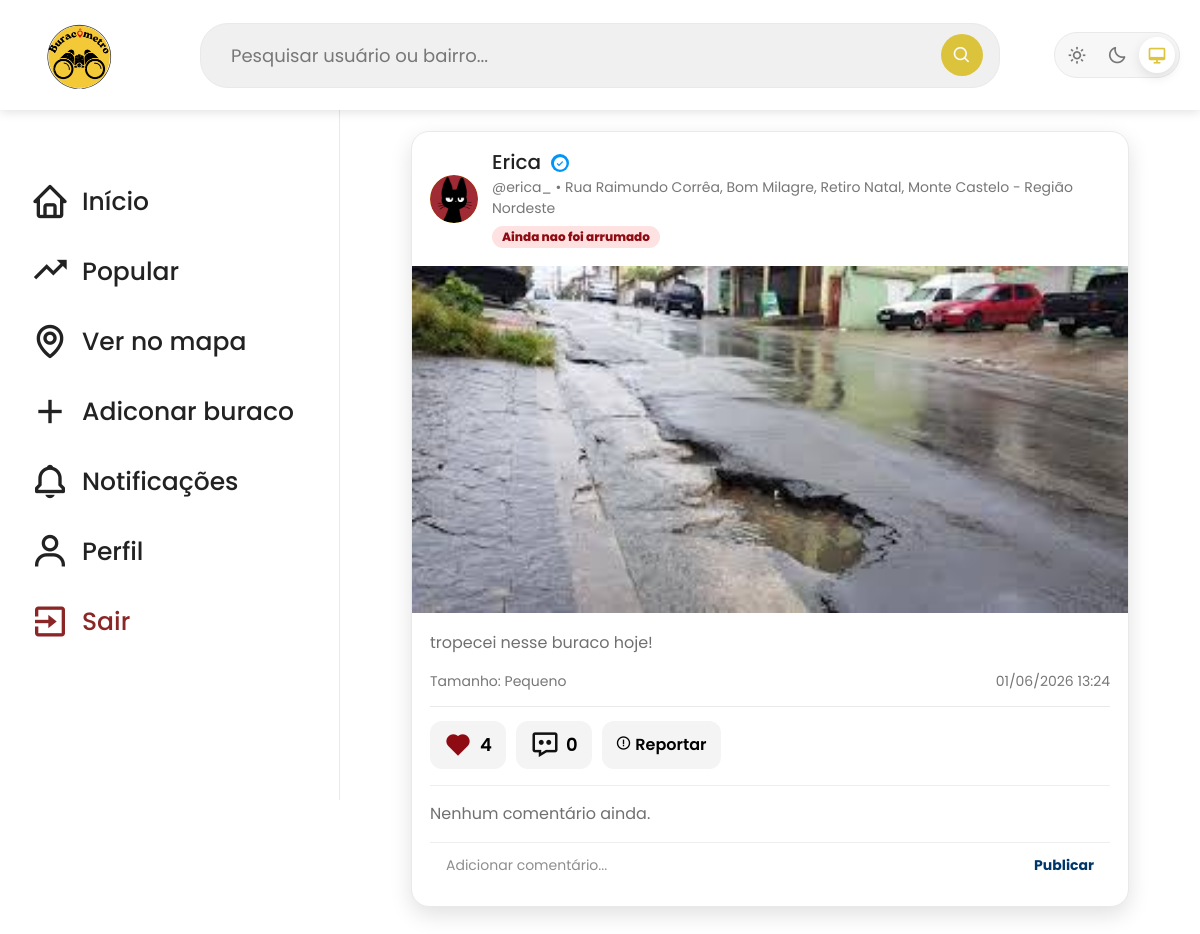
Before: /buracos/detalhe/38/ (signed in) with the older database file.
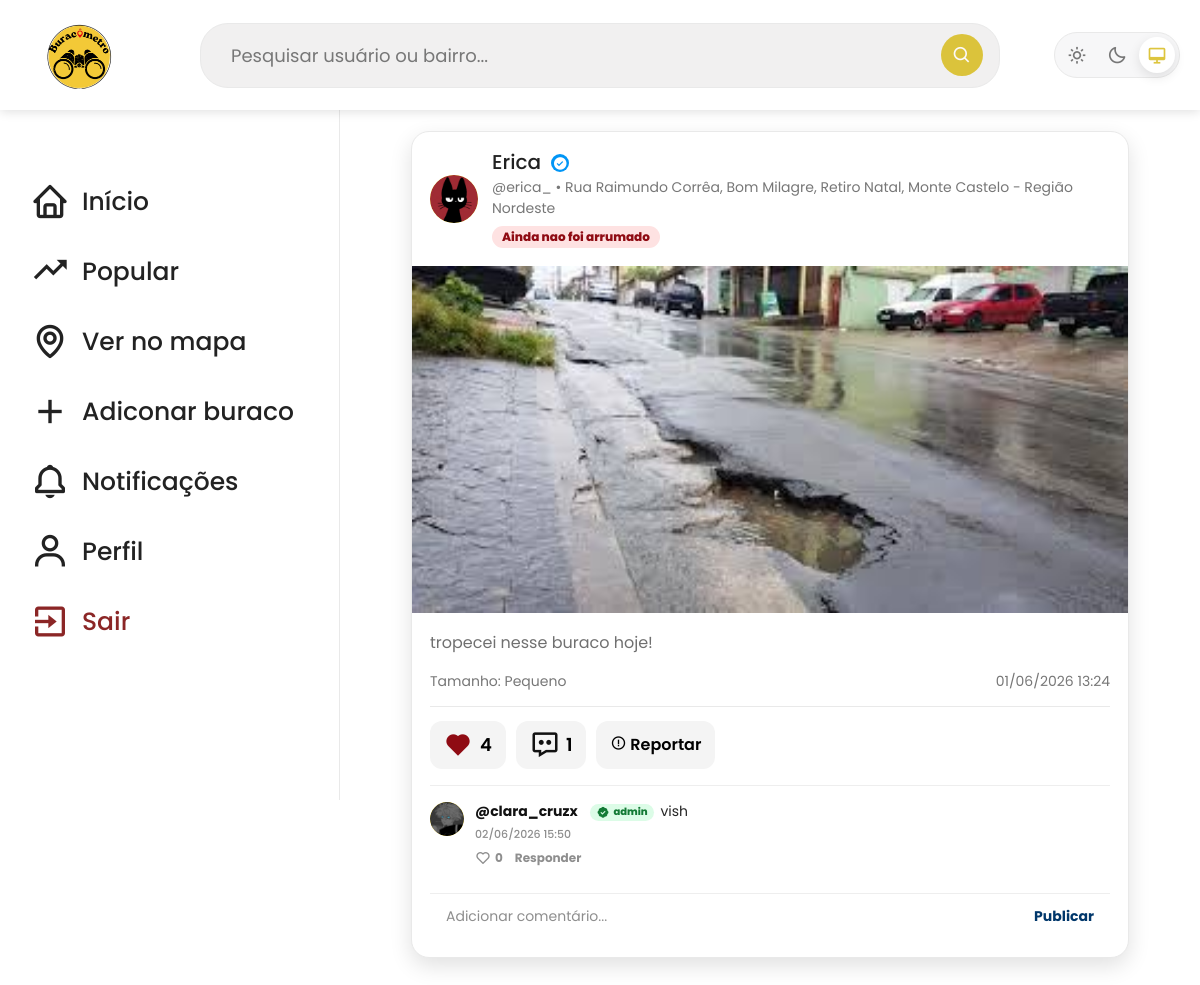
After: the same page with the newer database file.
### buracos/models.py (models this page shows, shortened)
class Buraco(models.Model):
    STATUS_NAO_ARRUMADO = "nao_arrumado"
    STATUS_EM_OBRA = "em_obra"
    STATUS_ARRUMADO = "arrumado"
    STATUS_CHOICES = [
        (STATUS_NAO_ARRUMADO, "Ainda nao foi arrumado"),
        (STATUS_EM_OBRA, "Em obra"),
        (STATUS_ARRUMADO, "Ja arrumado"),
    ]
    titulo = models.CharField(max_length=255)
    descricao = models.TextField()
    local = models.CharField(max_length=255)
    endereco = models.CharField(max_length=255)
    url_imagem = models.URLField(blank=True, null=True)
    imagem = models.ImageField(upload_to='buracos/', null=True, blank=True)
    tamanho = models.SmallIntegerField(default=1)
    status = models.CharField(
        max_length=20,
        choices=STATUS_CHOICES,
        default=STATUS_NAO_ARRUMADO
    )
    data_atual = models.DateTimeField(auto_now_add=True)
    created_at = models.DateTimeField(auto_now_add=True)  # Data e hora de criação (preenchido automaticamente)
    updated_at = models.DateTimeField(auto_now=True)  # Data e hora de última atualização (atualizado automaticamente)
    usuario = models.ForeignKey(settings.AUTH_USER_MODEL, on_delete=models.CASCADE, null=True, blank=True)
    @property
    def tamanho_nome(self):
        tamanhos = {
            1: "Pequeno",
            2: "Médio",
            3: "Grande",
            4: "Gigante",
        }
        return tamanhos.get(self.tamanho, "Pequeno")
    @property
    def status_nome(self):
        return dict(self.STATUS_CHOICES).get(self.status, "Ainda nao foi arrumado")
    @property
    def status_classe(self):
        return self.status.replace("_", "-")
    class Meta:
        indexes = [
            models.Index(fields=["-created_at"], name="buraco_created_idx"),
            models.Index(fields=["status", "-created_at"], name="buraco_status_created_idx"),
            models.Index(fields=["usuario", "-created_at"], name="buraco_usuario_created_idx"),
        ]

class Comentario(models.Model):
    usuario = models.ForeignKey(
        settings.AUTH_USER_MODEL,
        on_delete=models.CASCADE
    )
    buraco = models.ForeignKey(
        Buraco,
        on_delete=models.CASCADE,
        related_name="comentarios"
    )
    texto = models.TextField()
    resposta_de = models.ForeignKey(
        "self",
        on_delete=models.CASCADE,
        related_name="respostas",
        null=True,
        blank=True
    )
    created_at = models.DateTimeField(auto_now_add=True)
    class Meta:
        indexes = [
            models.Index(fields=["buraco", "resposta_de", "created_at"], name="coment_buraco_resp_idx"),
        ]

### usuarios/models.py (models this page shows, shortened)
class CustomUser(AbstractUser):
    date_of_birth = models.DateField(null=True, blank=True)
    name = models.CharField(max_length=255, null=True, blank=True)
    foto = models.ImageField(upload_to='perfis/', null=True, blank=True)
    postagens_removidas_por_reporte = models.PositiveIntegerField(default=0)
    objects = UserManager()
    @property
    def verificado(self):
        if self.is_staff or self.is_superuser or self.postagens_removidas_por_reporte > 0:
            return False
        from buracos.models import Buraco
        buracos = Buraco.objects.filter(usuario=self)
        return (
            buracos.count() >= 5
            and buracos.filter(status=Buraco.STATUS_ARRUMADO).exists()
        )

### buracos/views.py (the view)
# urls.py: path('detalhe/<int:id>/', detalheBuracoView, name='detalheBuracoView'),
def detalheBuracoView(request, id):
    buraco = get_object_or_404(Buraco, id=id)
    buraco.curtido = request.user.is_authenticated and Like.objects.filter(
        usuario=request.user,
        buraco=buraco
    ).exists()
    return render(request, 'buracos/detalhe-buraco.html', {
        'buraco': buraco
    })

### paginas/templatetags/cloudinary_images.py (called while the page is built)
def _cloudinary_transform(url, transformation):
    if not url:
        return ""
    url = str(url)
    if "res.cloudinary.com" not in url or "/upload/" not in url:
        return url
    if f"/upload/{transformation}/" in url:
        return url
    return url.replace("/upload/", f"/upload/{transformation}/", 1)

@register.filter
def cloudinary_feed(url):
    return _cloudinary_transform(url, "f_auto,q_auto,c_limit,w_1100")

@register.filter
def cloudinary_avatar(url):
    return _cloudinary_transform(url, "f_auto,q_auto,c_fill,g_face,w_160,h_160")

### principal/context_processors.py (called while the page is built)
def notificacoes_nao_lidas(request):
    if not request.user.is_authenticated:
        return {"notificacoes_nao_lidas": 0}
    return {
        "notificacoes_nao_lidas": Notificacao.objects.filter(
            destinatario=request.user,
            lida=False
        ).count()
    }

### buracos/templates/buracos/detalhe-buraco.html (shortened to what the changed rows need)
{% extends 'principal/principal.html' %}
{% load static cloudinary_images %}
{% block content %}
<div class="feed-container">
    <div class="post-card detalhe-post-card">
        <div class="post-header">
            <div class="avatar">
                {% if buraco.usuario.foto %}
                    <img src="{{ buraco.usuario.foto.url|cloudinary_avatar }}" alt="Foto de perfil">
                {% elif buraco.usuario %}
                    {{ buraco.usuario.username|slice:":1"|upper }}
                {% else %}
                    ?
                {% endif %}
            </div>
            <div>
                {% if buraco.usuario %}
                    <h2>
                        <a href="{% url 'perfilPublicoView' buraco.usuario.username %}">
                            {{ buraco.usuario.name|default:buraco.usuario.username }}
                            {% if buraco.usuario.is_staff or buraco.usuario.is_superuser %}
                                <span class="selo-admin"><i class='bx bxs-badge-check'></i> admin</span>
                            {% elif buraco.usuario.verificado %}
                                <span class="selo-verificado" title="Colaborador verificado"><i class='bx bxs-check-circle'></i></span>
                            {% endif %}
                        </a>
                    </h2>
                    <p>@{{ buraco.usuario.username }} • {{ buraco.endereco }}</p>
                    <span class="status-buraco status-{{ buraco.status_classe }}">{{ buraco.status_nome }}</span>
                {% endif %}
            </div>
        </div>
        {% if buraco.imagem %}
            <img class="post-image" src="{{ buraco.imagem.url|cloudinary_feed }}" alt="Imagem do buraco" loading="lazy" decoding="async">
        {% elif buraco.url_imagem %}
            <img class="post-image" src="{% static 'image-users/' %}{{ buraco.url_imagem }}" alt="Imagem do buraco" loading="lazy" decoding="async">
        {% endif %}
        <div class="post-body">
            <p>{{ buraco.descricao }}</p>
            <div class="post-info">
                <span>Tamanho: {{ buraco.tamanho_nome }}</span>
                <span>{{ buraco.created_at|date:"d/m/Y H:i" }}</span>
            </div>
            <div class="post-actions">
                <button
                    id="btnLikeDetalhe"
                    class="btn-like {% if buraco.curtido %}curtido{% endif %}"
                    data-url="{% url 'curtirBuraco' buraco.id %}">
                    <i class='bx {% if buraco.curtido %}bxs-heart{% else %}bx-heart{% endif %}'></i>
                    <span class="like-count">{{ buraco.likes.count }}</span>
                </button>
                <button type="button" id="btnFocarComentarioDetalhe" class="btn-comentar">
                    <i class="bx bx-message-dots"></i>
                    <span id="contadorComentariosDetalhe">{{ buraco.comentarios.count }}</span>
                </button>
                <button
                    type="button"
                    id="btnReportarDetalhe"
                    class="btn-reportar-feed"
                    data-url="{% url 'reportarBuraco' buraco.id %}">
                </button>
            </div>
            <div id="listaComentariosDetalhe" class="comentarios-detalhe">
                {% for comentario in buraco.comentarios.all %}
                    {% if not comentario.resposta_de %}
                        <div
                            class="comentario-item"
                            data-comentario-id="{{ comentario.id }}"
                            data-username="{{ comentario.usuario.username }}"
                            data-like-url="{% url 'curtirComentario' comentario.id %}"
                            data-delete-url="{% url 'excluirComentario' comentario.id %}">
                            <div class="avatar comentario-avatar">
                                {% if comentario.usuario.foto %}
                                    <img src="{{ comentario.usuario.foto.url|cloudinary_avatar }}" alt="Foto">
                                {% else %}
                                    {{ comentario.usuario.username|slice:":1"|upper }}
                                {% endif %}
                            </div>
                            <div class="comentario-conteudo">
                                <p>
                                    <strong>@{{ comentario.usuario.username }}</strong>
                                    {% if comentario.usuario.is_staff or comentario.usuario.is_superuser %}
                                        <span class="selo-admin selo-admin-comentario"><i class='bx bxs-badge-check'></i> admin</span>
                                    {% elif comentario.usuario.verificado %}
                                        <span class="selo-verificado selo-verificado-comentario" title="Colaborador verificado"><i class='bx bxs-check-circle'></i></span>
                                    {% endif %}
                                    {{ comentario.texto }}
                                </p>
                                <span class="comentario-data">{{ comentario.created_at|date:"d/m/Y H:i" }}</span>
                                <div class="comentario-acoes">
                                    <button type="button" class="btn-curtir-comentario">
                                        <i class='bx bx-heart'></i>
                                        <span>{{ comentario.likes.count }}</span>
                                    </button>
                                    <button type="button" class="btn-responder-comentario">Responder</button>
                                </div>
                            </div>
                        </div>
                    {% endif %}
                {% empty %}
                    <p class="sem-comentarios">Nenhum comentário ainda.</p>
                {% endfor %}
            </div>
            <form id="formComentarioDetalhe" class="form-comentario-post-modal" action="{% url 'comentarBuraco' buraco.id %}" method="post">
                <input type="text" name="comentario" placeholder="Adicionar comentário..." autocomplete="off" required>
                <button type="submit">Publicar</button>
            </form>
        </div>
    </div>
</div>
{% endblock %}

Changed rows visible on the page:
computed for Buraco "tropecei nesse buraco hoje!": comentarios.count "0" → "1"
added Comentario: usuario.foto|cloudinary_avatar (picture), usuario.username "clara_cruzx", shows "admin", texto "vish", created_at "02/06/2026 15:50", likes.count "0"
Other visible differences:
text no longer shown: "Nenhum comentário ainda."
